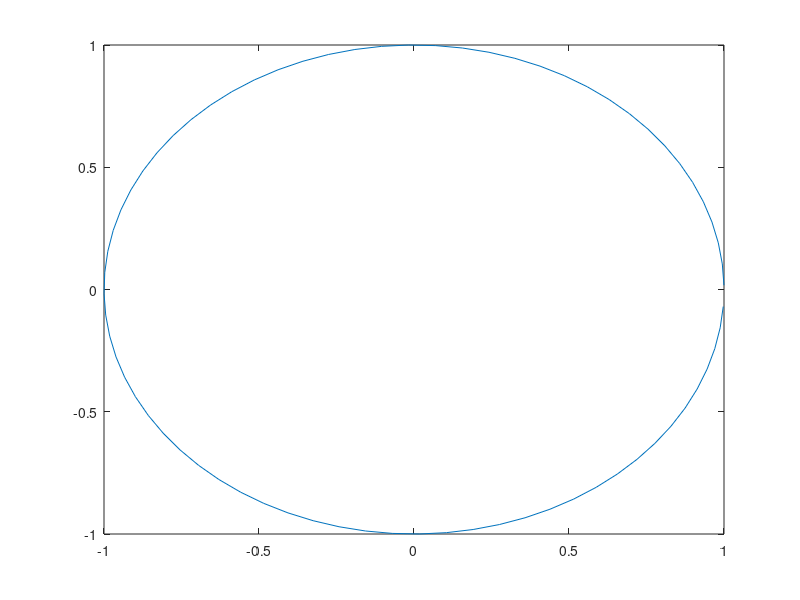
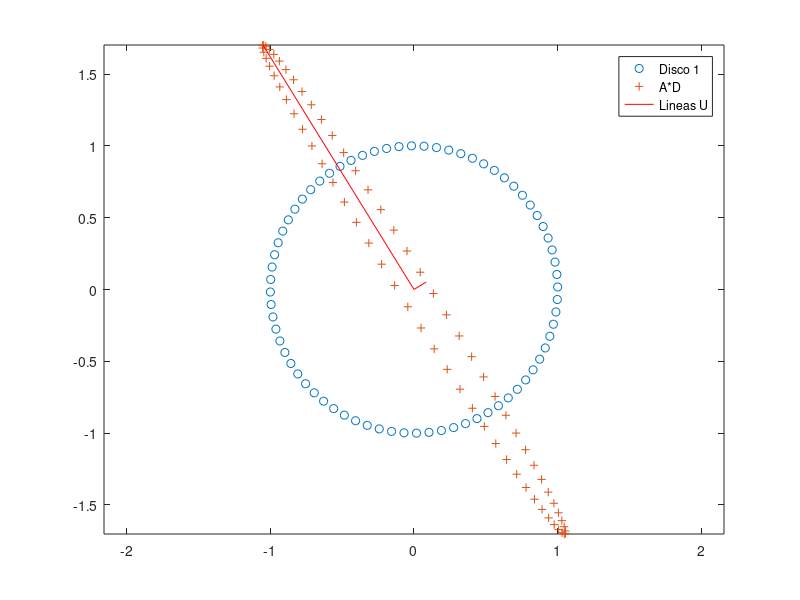

Write MATLAB code to recreate these figures, in order.
clc
clear all
close all


deg=1:5: 360;
circ = zeros(2, size(deg,2));
circ(1, :) = cos(deg *pi / 180);
circ(2, :) = sin(deg * pi / 180);
plot(circ(1,:),circ(2,:))
A=[1,1;-1,-2];
[U, S, V]=svd(A);
S(1,1)=2;
S(2,2)=0.1;  #Reasignamos valores singulares para reconstruir A
A=U*S*V';
Acirc = A*circ;
Uline = [ U(:,1)*S(1,1) [ 0 0 ]' U(:,2)*S(2,2) ];
figure;
plot(circ(1, :), circ(2, :), 'o',Acirc(1, :), Acirc(2, :), '+',Uline(1, :), Uline(2, :), '-r');
legend("Disco 1", "A*D", "Lineas U");
axis equal;

pause
clc
close all

##circ = zeros(2, 360);
##deg=1: 1: 360;
##circ(1, :) = cos(deg *pi / 180);
##circ(2, :) = sin(deg * pi / 180);
##plot(circ(1,:),circ(2,:))
##A=[1,1;-1,-2];
##[U, S, V]=svd(A);
##hold on;
##axis equal;
##plot(circ(1, :), circ(2, :), 'o')
##Acirc = A*circ;	
##plot(Acirc(1, :), Acirc(2, :), '+')	
##Uline = [ U(:,1)*S(1,1)	[ 0 0 ]'	U(:,2)*S(2,2) ];
##plot(Uline(1, :), Uline(2, :), '-r')
##hold off;